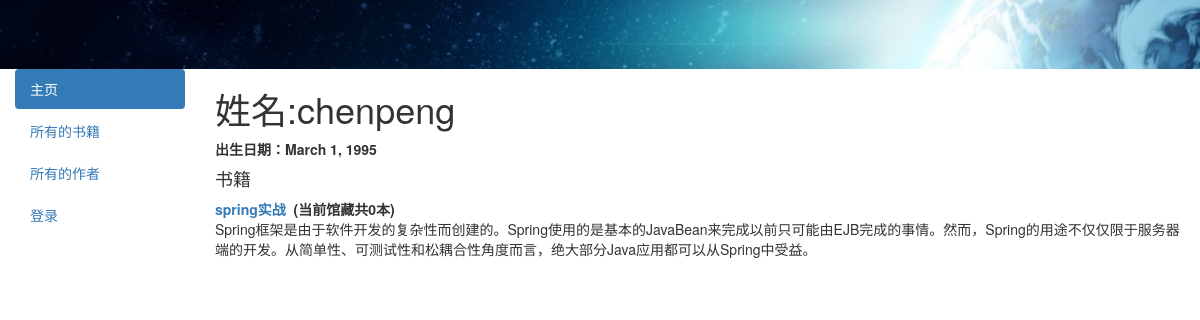
The app's page /catalog/author/1 with its own data.
### catalog/models.py (models this page shows, shortened)
class Author(models.Model):
    first_name = models.CharField(max_length = 100)
    last_name = models.CharField(max_length = 100)
    date_of_birth = models.DateField(null = True,blank = True)
    date_of_death = models.DateField('Died',null = True,blank=True)
    class Meta:
        ordering = ['last_name','first_name']

class Book(models.Model):
    title = models.CharField(max_length=200)
    author = models.ForeignKey('Author',on_delete=models.SET_NULL,null = True)
    summary = models.TextField(max_length=1000,help_text='输入书籍的描述')
    isbn = models.CharField('ISBN',max_length=13,help_text = '允许输入13位的字符<a href="https://www.isbn-international.org/content/what-isbn">ISBN number</a>')
    genre = models.ManyToManyField(Genre,help_text='选择书籍的类别')
    language = models.ForeignKey('Language',on_delete= models.SET_NULL,null = True,help_text='选择书籍的语言')
    def __str__(self):
        return self.title
    class Meta:
        ordering = ['title']
    def display_genre(self):
        """
        create string for the Genre
        """
        return ' , '.join(genre.name for genre in self.genre.all()[:3])
    display_genre.short_description = 'Genre'

### catalog/views.py (the view)
# urls.py: path('author/<int:pk>',views.AuthorDetailView.as_view(),name='author-detail'),
class AuthorDetailView(generic.DetailView):
    model = Author
    template_name = 'author_detail.html'

### catalog/templates/author_detail.html
{% extends 'base_generic.html' %}
{% block content %}
<h1>姓名:{{author.first_name}}{{author.last_name}}</h1>
<p><strong>出生日期：{{author.date_of_birth}}</strong></p>
<h4>书籍</h4>
<dl>
    {% for book in author.book_set.all  %}
        <dt><a href="{% url 'book-detail' book.pk %}">{{book}}</a>&nbsp;&nbsp;(当前馆藏共{{book.bookinstance_set.all.count}}本)</dt>
        <dd>{{book.summary}}</dd>
    {% endfor %}
</dl>
{% endblock content %}

### records on screen
Author: first_name "chen", last_name "peng", date_of_birth "March 1, 1995"
Book: title "spring实战", bookinstance_set.all.count "0", summary "Spring框架是由于软件开发的复杂性而创建的。Spring使用的是基本的JavaBean来完成以前只可能由EJB完成的事情。然而，Spring的用途不仅仅限于服务器端的开发。从简单性、可测试性和松耦合性角度而言，绝大部分Java应用都可以从Spring中受益。"
